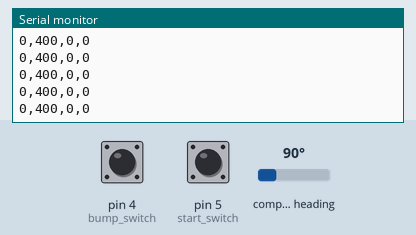
This sketch was run on a simulated Arduino Uno, built with avr-gcc and run on an emulated ATmega328P. Parts: the last lines printed to the serial monitor. Wiring (inferred from the names in the program): HMC5883L compass at I2C address 0x1E. Inputs (shaded band) come from the test bench; at power-on: compass heading 90°, pin 4 (bump_switch) HIGH, pin 5 (start_switch) HIGH.

Above: at 1.3 s.
1.4 s: compass heading set to 7°
At 1.42 s:
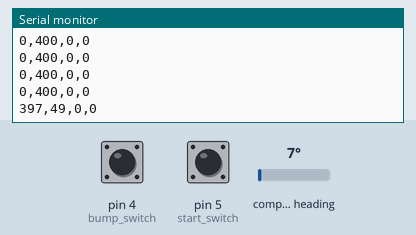
2.9 s: pin 4 (bump_switch) pulled LOW for 0.15 s
At 2.95 s:
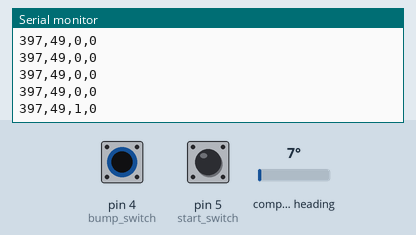
4.5 s: pin 5 (start_switch) pulled LOW for 0.15 s
At 4.57 s:
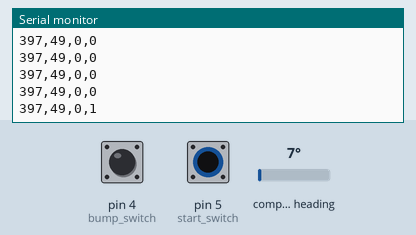
6.1 s: compass heading set to 180°
At 6.19 s:
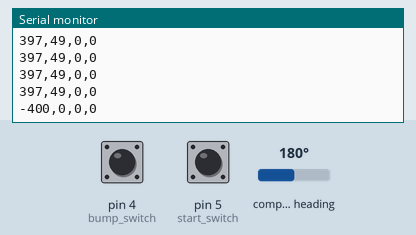
7.6 s: compass heading set to 352°
At 7.61 s:
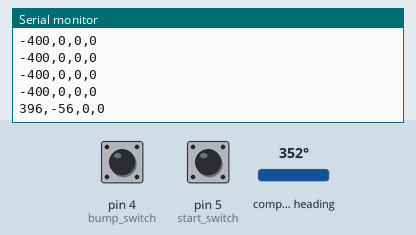
10.6 s: pin 4 (bump_switch) pulled LOW for 1 s
At 10.65 s:
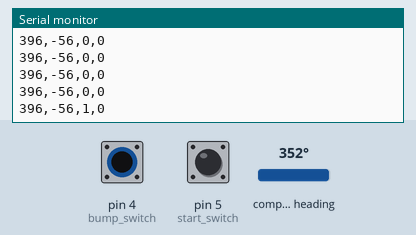
Timing chart, 0 to 13.6 s (numbered marks = the images above; inputs shaded):
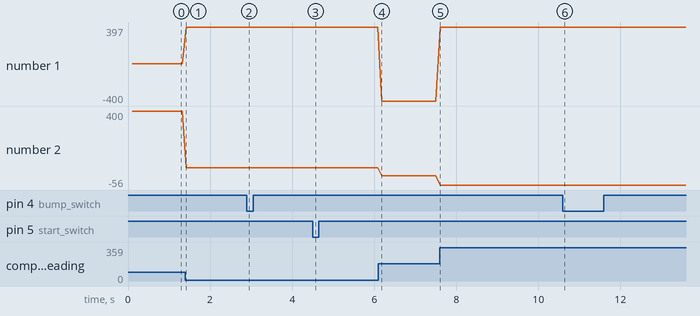

Measured:
- after the input at 1.4 s, the serial monitor: prints a new line at once (image 1)
- after the input at 2.9 s, the serial monitor: prints a new line at once (image 2)
- after the input at 4.5 s, the serial monitor: prints a new line after 0.06 s (image 3)
- after the input at 6.1 s, the serial monitor: prints a new line after 0.09 s (image 4)
- after the input at 7.6 s, the serial monitor: prints a new line at once (image 5)
- after the input at 10.6 s, the serial monitor: prints a new line after 0.05 s (image 6)
- plotted number 1: 0 → 397 after the input at 1.4 s, 397 → -400 after the input at 6.1 s, -400 → 396 after the input at 7.6 s
- plotted number 2: 400 → 49 after the input at 1.4 s, 0 → -56 after the input at 7.6 s

The sketch:

compasswitch.ino
```cpp
#include <Wire.h>

#define Addr 0x1E               // 7-bit address of HMC5883 compass

const int bump_switch = 4;
const int start_switch = 5;

void setup() {
  Serial.begin(9600);
  delay(100);                   // Power up delay
  Wire.begin();
  pinMode(bump_switch, INPUT_PULLUP);
  pinMode(start_switch, INPUT_PULLUP);

  // Set operating mode to continuous
  Wire.beginTransmission(Addr);
  Wire.write(byte(0x02));
  Wire.write(byte(0x00));
  Wire.endTransmission();
}

void loop() {
  int x, y, z;

  // Initiate communications with compass
  Wire.beginTransmission(Addr);
  Wire.write(byte(0x03));       // Send request to X MSB register
  Wire.endTransmission();

  Wire.requestFrom(Addr, 6);    // Request 6 bytes; 2 bytes per axis
  if(Wire.available() <=6) {    // If 6 bytes available
    x = Wire.read() << 8 | Wire.read();
    z = Wire.read() << 8 | Wire.read();
    y = Wire.read() << 8 | Wire.read();
  }

  // Output X and Y values
  Serial.print(x);
  Serial.print(",");
  Serial.print(y);
  Serial.print(",");

  // Switch states
  int bump_state = !digitalRead(bump_switch);
  int start_state = !digitalRead(start_switch);

  Serial.print(bump_state);
  Serial.print(",");
  Serial.println(start_state);
  delay(100);
}
```
